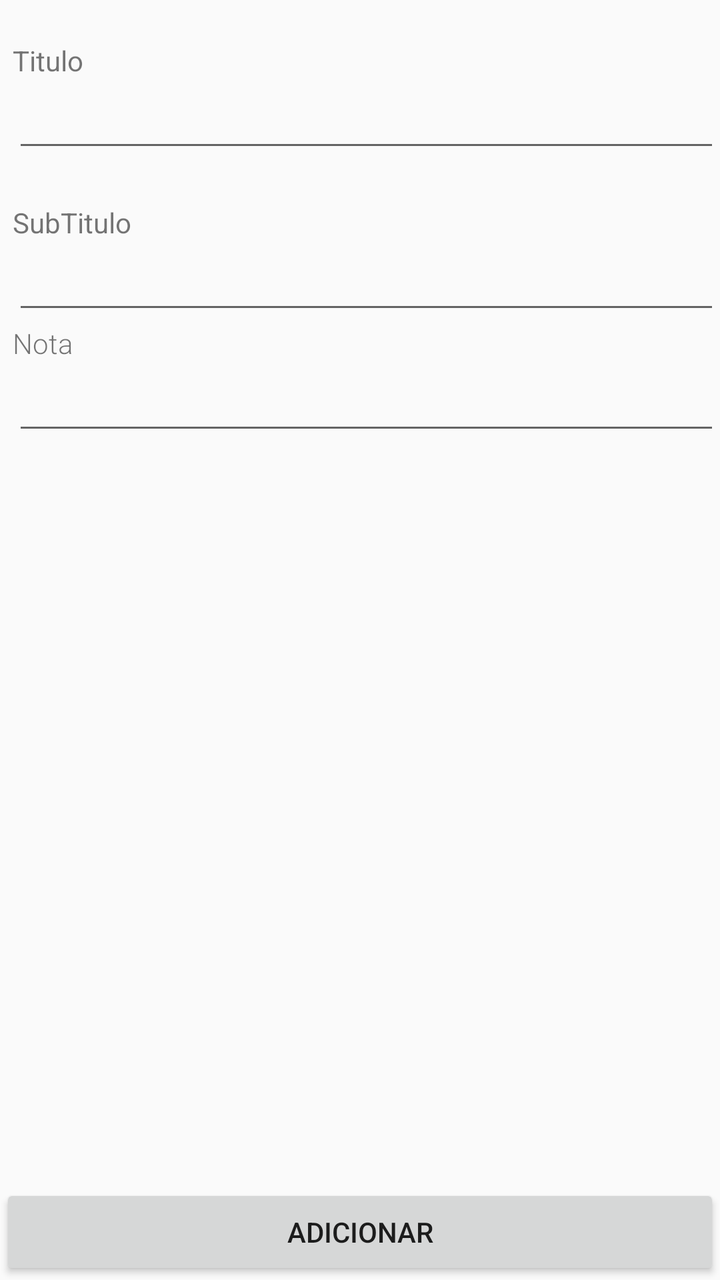
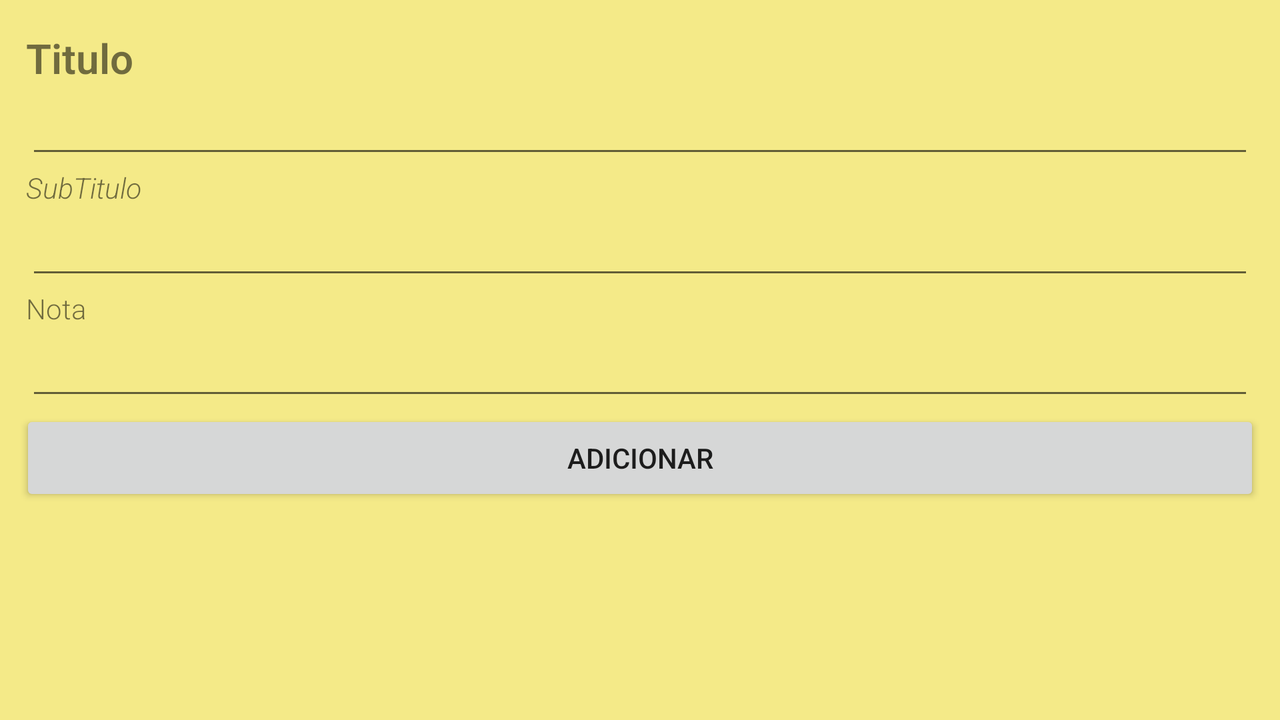

First picture: res/layout/ on a phone held upright. Second picture: the repository's own variant of that layout, on a device whose configuration matches the variant's folder. Source for both follows.
<!-- AndroidManifest.xml: application theme AppTheme -->
<!-- res/layout/activity_add_nota.xml -->
<?xml version="1.0" encoding="utf-8"?>
<LinearLayout
    xmlns:android="http://schemas.android.com/apk/res/android"
    android:orientation="vertical"
    android:layout_width="match_parent"
    android:layout_height="match_parent">

    <TextView
        android:layout_marginTop="10pt"
        android:layout_marginLeft="3pt"
        android:layout_width="match_parent"
        android:layout_height="wrap_content"
        android:text="@string/titulo">

    </TextView>

    <EditText
        android:id="@+id/titulo"
        android:layout_marginLeft="3pt"
        android:layout_width="match_parent"
        android:layout_height="wrap_content"
        android:fontFamily="sans-serif-light"
        android:inputType="textAutoComplete"
        android:textSize="18sp" />

    <TextView
        android:layout_marginTop="10pt"
        android:layout_marginLeft="3pt"
        android:layout_width="match_parent"
        android:layout_height="wrap_content"
        android:text="@string/subtitulo">

    </TextView>

    <EditText
        android:id="@+id/subtitulo"
        android:layout_marginLeft="3pt"
        android:layout_width="match_parent"
        android:layout_height="wrap_content"
        android:fontFamily="sans-serif-light"
        android:inputType="textAutoComplete"
        android:textSize="18sp" />


    <TextView

        android:layout_marginLeft="3pt"
        android:layout_width="match_parent"
        android:layout_height="wrap_content"
        android:fontFamily="sans-serif-light"
        android:inputType="textAutoComplete"

        android:text="@string/nota"/>

    <EditText
        android:lines="10"
        android:id="@+id/nota"
        android:layout_marginLeft="3pt"
        android:layout_width="match_parent"
        android:layout_height="wrap_content"
        android:fontFamily="sans-serif-light"
        android:inputType="textAutoComplete"
        android:textSize="18sp" />

    <LinearLayout
        android:layout_width="match_parent"
        android:layout_height="0dip"
        android:layout_weight="1"
        android:gravity="center|bottom"
        android:orientation="vertical" >

        <Button
            android:id="@+id/button_save"
            style="?android:attr/buttonStyleSmall"
            android:layout_width="match_parent"
            android:layout_height="wrap_content"
            android:layout_gravity="center_horizontal|center"
            android:text="@string/adicionar" />

    </LinearLayout>

    </LinearLayout>
<!-- resources referenced by this layout -->
<resources>
  <string name="adicionar">Adicionar</string>
  <string name="nota">Nota</string>
  <string name="subtitulo">SubTitulo</string>
  <string name="titulo">Titulo</string>
  <style name="AppTheme" parent="Theme.AppCompat.Light.DarkActionBar">
          
          <item name="colorPrimary">@color/colorPrimary</item>
          <item name="colorPrimaryDark">@color/colorPrimaryDark</item>
          <item name="colorAccent">@color/colorAccent</item>
      </style>
  <color name="colorPrimary">#6200EE</color>
  <color name="colorPrimaryDark">#3700B3</color>
  <color name="colorAccent">#03DAC5</color>
</resources>
<!-- res/layout-land/activity_add_nota.xml (the repository's variant of the layout above) -->
<!-- drawn on the phone turned sideways -->
<?xml version="1.0" encoding="utf-8"?>
<ScrollView android:layout_height="match_parent"
    xmlns:android="http://schemas.android.com/apk/res/android"
    android:layout_width="match_parent"
    android:background="@color/corNotasFraco">

    <RelativeLayout
        xmlns:android="http://schemas.android.com/apk/res/android"
        android:orientation="vertical"
        android:layout_width="match_parent"
        android:layout_height="match_parent"
        android:layout_margin="10dp"
        >

        <RelativeLayout xmlns:android="http://schemas.android.com/apk/res/android"
            xmlns:tools="http://schemas.android.com/tools"
            android:orientation="vertical"
            android:layout_width="match_parent"
            android:layout_height="match_parent"
            android:id="@+id/relativeCampos">

    <TextView
        android:id="@+id/tituloTextView"
        android:layout_marginTop="5dp"
        android:layout_marginStart="3dp"
        android:layout_marginEnd="3dp"
        android:layout_width="match_parent"
        android:layout_height="wrap_content"
        android:labelFor="@+id/titulo"
        android:text="@string/titulo"
        android:textStyle="bold"
        android:textSize="10pt"
        android:fontFamily="sans-serif-light">

    </TextView>

    <EditText
        android:id="@+id/titulo"
        android:layout_marginStart="3dp"
        android:layout_marginEnd="3dp"
        android:layout_width="match_parent"
        android:layout_height="wrap_content"
        android:fontFamily="sans-serif-light"
        android:textSize="18sp"
        android:inputType="text"
        android:importantForAutofill="no"
        android:layout_below="@+id/tituloTextView"/>

    <TextView
        android:id="@+id/subtituloTextView"
        android:layout_marginStart="3dp"
        android:layout_marginEnd="3dp"
        android:layout_width="match_parent"
        android:layout_height="wrap_content"
        android:labelFor="@+id/subtitulo"
        android:text="@string/subtitulo"
        android:layout_below="@+id/titulo"
        android:textSize="7pt"
        android:textStyle="italic"
        android:fontFamily="sans-serif-light">

    </TextView>

    <EditText
        android:id="@+id/subtitulo"
        android:layout_marginStart="3dp"
        android:layout_marginEnd="3dp"
        android:layout_width="match_parent"
        android:layout_height="wrap_content"
        android:fontFamily="sans-serif-light"
        android:importantForAutofill="no"
        android:textSize="18sp"
        android:inputType="text"
        android:layout_below="@id/subtituloTextView"/>


    <TextView
        android:id="@+id/notaTextView"
        android:layout_marginStart="3dp"
        android:layout_marginEnd="3dp"
        android:layout_width="match_parent"
        android:layout_height="wrap_content"
        android:fontFamily="sans-serif-light"
        android:labelFor="@+id/nota"
        android:layout_below="@+id/subtitulo"
        android:text="@string/nota"/>

    <EditText
        android:minLines="1"
        android:id="@+id/nota"
        android:layout_marginStart="3dp"
        android:layout_marginEnd="3dp"
        android:layout_width="match_parent"
        android:layout_height="wrap_content"
        android:fontFamily="sans-serif-light"
        android:inputType="textMultiLine"
        android:textSize="18sp"
        android:layout_below="@+id/notaTextView"/>

        </RelativeLayout>
        <RelativeLayout
            android:layout_width="match_parent"
            android:layout_height="wrap_content"
            android:layout_alignParentBottom="true"
            android:layout_below="@+id/relativeCampos">

            <LinearLayout
                android:layout_width="match_parent"
                android:layout_height="wrap_content"
                android:gravity="center|bottom"
                android:orientation="vertical" >

                <Button
                    android:id="@+id/button_save"
                    style="?android:attr/buttonStyleSmall"
                    android:layout_width="match_parent"
                    android:layout_height="wrap_content"
                    android:layout_gravity="center_horizontal|center"
                    android:text="@string/adicionar" />

            </LinearLayout>
        </RelativeLayout>
    </RelativeLayout>
</ScrollView>
<!-- resources referenced by the variant -->
<!-- as the phone turned sideways resolves them -->
<resources>
  <color name="corNotasFraco">#D5F4E772</color>
  <string name="adicionar">Adicionar</string>
  <string name="nota">Nota</string>
  <string name="subtitulo">SubTitulo</string>
  <string name="titulo">Titulo</string>
  <style name="AppTheme" parent="Theme.AppCompat.Light.DarkActionBar">
          
          <item name="colorPrimary">@color/colorPrimary</item>
          <item name="colorPrimaryDark">@color/colorPrimaryDark</item>
          <item name="colorAccent">@color/colorAccent</item>
      </style>
  <color name="colorPrimary">#6200EE</color>
  <color name="colorPrimaryDark">#3700B3</color>
  <color name="colorAccent">#03DAC5</color>
</resources>
